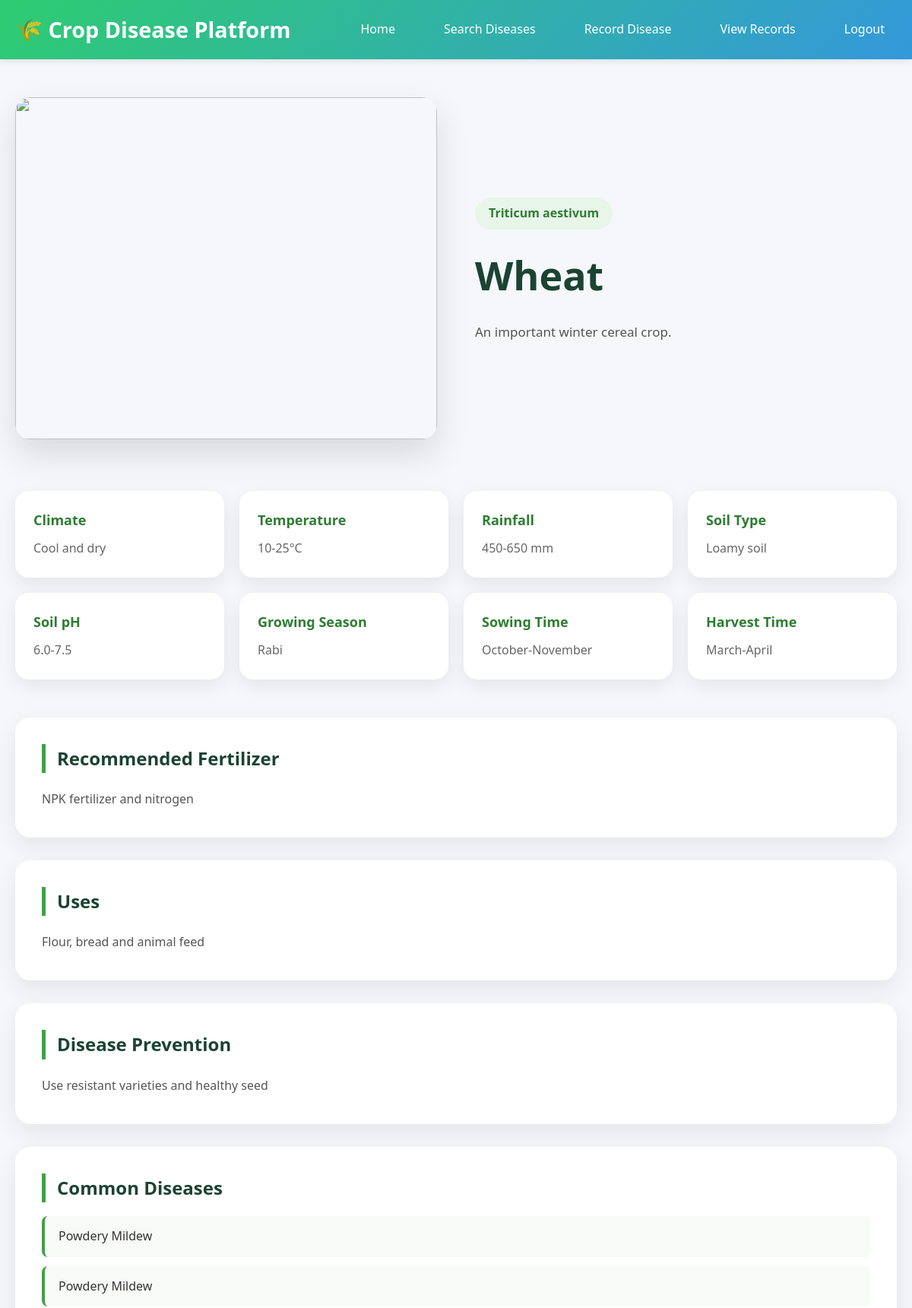
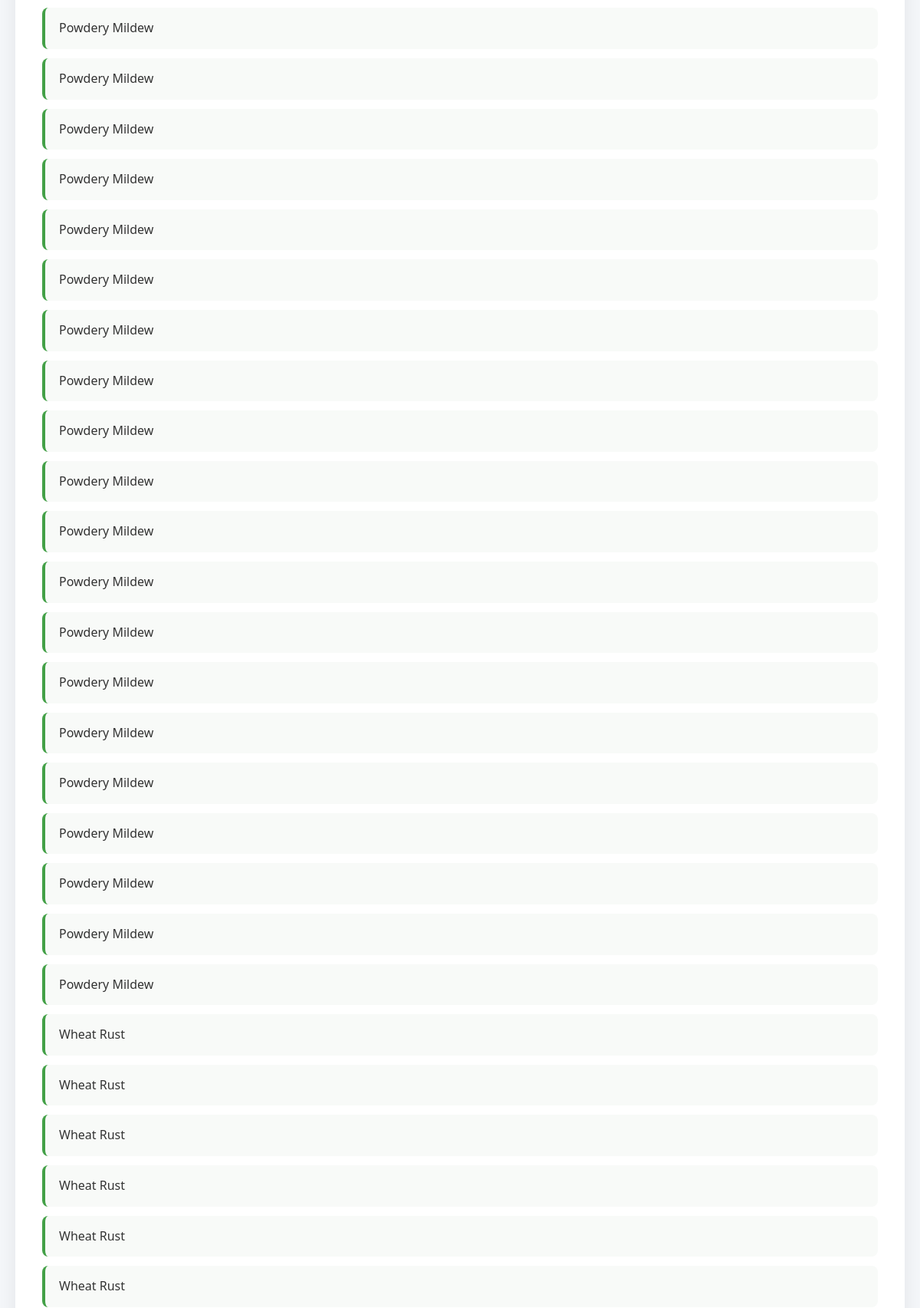
/crop/2 (signed in, upper part), run on the app's committed database (2 pictures, top to bottom).
### tables this page shows
CREATE TABLE crops (
        id INTEGER PRIMARY KEY AUTOINCREMENT,
        name TEXT UNIQUE NOT NULL,
        description TEXT,
        scientific_name TEXT,
        climate TEXT,
        temperature TEXT,
        rainfall TEXT,
        soil TEXT,
        soil_ph TEXT,
        season TEXT,
        sowing_time TEXT,
        harvesting_time TEXT,
        fertilizer TEXT,
        uses TEXT,
        prevention TEXT
    );

CREATE TABLE diseases (
        id INTEGER PRIMARY KEY AUTOINCREMENT,
        crop_id INTEGER,
        name TEXT,
        symptoms TEXT,
        cause TEXT,
        treatment TEXT,
        prevention TEXT,
        severity TEXT
    );

### app.py (the view)
@app.route("/crop/<int:crop_id>")
def crop_details(crop_id):
    conn = get_db()
    crop = conn.execute("""
        SELECT
            name,
            description,
            scientific_name,
            climate,
            temperature,
            rainfall,
            soil,
            soil_ph,
            season,
            sowing_time,
            harvesting_time,
            fertilizer,
            uses,
            prevention
        FROM crops
        WHERE id = ?
    """, (crop_id,)).fetchone()
    diseases = conn.execute("""
        SELECT name
        FROM diseases
        WHERE crop_id = ?
        ORDER BY name
    """, (crop_id,)).fetchall()
    conn.close()
    if not crop:
        return "Crop not found", 404
    return render_template(
        "crop_details.html",
        crop=crop,
        diseases=diseases
    )

### app.py (called while the page is built)
def get_db():
    conn = sqlite3.connect(app.config["DATABASE"])
    conn.row_factory = sqlite3.Row
    return conn

@app.before_request
def auth():
    if request.endpoint not in ["login", "register", "static"] and "user_id" not in session:
        return redirect(url_for("login"))

### templates/crop_details.html (shortened to what this page needs)
{% extends "base.html" %}
{% block content %}
<section class="crop-page">
    <div class="crop-hero">
        <div class="crop-detail-image">
            {% if crop[0] == "Rice" %}
                <img src="{{ url_for('static', filename='images/Crops/rice.jpg') }}">
            {% elif crop[0] == "Wheat" %}
                <img src="{{ url_for('static', filename='images/Crops/wheat.jpg') }}">
            {% elif crop[0] == "Tomato" %}
                <img src="{{ url_for('static', filename='images/Crops/tomato.jpg') }}">
            {% elif crop[0] == "Potato" %}
                <img src="{{ url_for('static', filename='images/Crops/potato.jpg') }}">
            {% elif crop[0] == "Maize" %}
                <img src="{{ url_for('static', filename='images/Crops/maize.jpg') }}">
            {% endif %}
        </div>
        <div class="crop-content">
            <span class="crop-tag">
                {{ crop[2] }}
            </span>
            <h1>{{ crop[0] }}</h1>
            <p>
                {{ crop[1] }}
            </p>
        </div>
    </div>
    <div class="info-grid">
        <div class="info-box">
            <h3>Climate</h3>
            <p>{{ crop[3] }}</p>
        </div>
        <div class="info-box">
            <h3>Temperature</h3>
            <p>{{ crop[4] }}</p>
        </div>
        <div class="info-box">
            <h3>Rainfall</h3>
            <p>{{ crop[5] }}</p>
        </div>
        <div class="info-box">
            <h3>Soil Type</h3>
            <p>{{ crop[6] }}</p>
        </div>
        <div class="info-box">
            <h3>Soil pH</h3>
            <p>{{ crop[7] }}</p>
        </div>
        <div class="info-box">
            <h3>Growing Season</h3>
            <p>{{ crop[8] }}</p>
        </div>
        <div class="info-box">
            <h3>Sowing Time</h3>
            <p>{{ crop[9] }}</p>
        </div>
        <div class="info-box">
            <h3>Harvest Time</h3>
            <p>{{ crop[10] }}</p>
        </div>
    </div>
    <div class="content-card">
        <h2>Recommended Fertilizer</h2>
        <p>{{ crop[11] }}</p>
    </div>
    <div class="content-card">
        <h2>Uses</h2>
        <p>{{ crop[12] }}</p>
    </div>
    <div class="content-card">
        <h2>Disease Prevention</h2>
        <p>{{ crop[13] }}</p>
    </div>
    <div class="content-card">
        <h2>Common Diseases</h2>
        {% if diseases %}
        <ul class="disease-list">
            {% for disease in diseases %}
            <li>{{ disease[0] }}</li>
            {% endfor %}
        </ul>
        {% else %}
        <p>No diseases available.</p>
        {% endif %}
    </div>
</section>
{% endblock %}

### static/css/style.css (style rules this page uses)
* { margin: 0; padding: 0; box-sizing: border-box; }
:root { --primary-color: #2ecc71; --secondary-color: #3498db; --danger-color: #e74c3c; --warning-color: #f39c12; --dark-color: #2c3e50; --light-color: #ecf0f1; --border-radius: 8px; --transition: all 0.3s ease; }
body { font-family: 'Segoe UI', Tahoma, Geneva, Verdana, sans-serif; line-height: 1.6; color: #333; background-color: #f5f7fa; }
.crop-page { max-width:1200px; margin:50px auto; }
.crop-hero { display:grid; grid-template-columns:1fr 1fr; gap:50px; align-items:center; margin-bottom:60px; }
.crop-detail-image img { width:100%; height:450px; object-fit:cover; border-radius:20px; box-shadow:0 20px 45px rgba(0,0,0,.12); }
.crop-tag { display:inline-block; padding:8px 18px; background:#E8F5E9; color:#2E7D32; border-radius:50px; font-weight:600; margin-bottom:18px; }
.crop-content h1 { font-size:52px; color:#1b4332; margin-bottom:18px; }
.crop-content p { color:#555; line-height:1.9; font-size:17px; }
.info-grid { display:grid; grid-template-columns:repeat(4,1fr); gap:20px; margin-bottom:50px; }
.info-box { background:white; border-radius:18px; padding:24px; box-shadow:0 8px 25px rgba(0,0,0,.08); transition:.3s; }
.info-box h3 { color:#2E7D32; margin-bottom:10px; font-size:18px; }
.info-box p { color:#666; line-height:1.7; }
.content-card { background:white; border-radius:20px; padding:35px; margin-bottom:30px; box-shadow:0 10px 30px rgba(0,0,0,.08); }
.content-card h2 { color:#1b4332; margin-bottom:18px; border-left:5px solid #43A047; padding-left:15px; }
.content-card p { color:#555; line-height:2; text-align:justify; }
.disease-list { list-style:none; padding:0; }
.disease-list li { padding:14px 18px; margin-bottom:12px; background:#f8faf8; border-left:4px solid #43A047; border-radius:8px; font-size:16px; }

### data on the page
crops: scientific_name "Triticum aestivum", name "Wheat", description "An important winter cereal crop.", climate "Cool and dry", temperature "10-25°C", rainfall "450-650 mm", soil "Loamy soil", soil_ph "6.0-7.5", season "Rabi", sowing_time "October-November", harvesting_time "March-April", fertilizer "NPK fertilizer and nitrogen", uses "Flour, bread and animal feed", prevention "Use resistant varieties and healthy seed"
diseases: name "Powdery Mildew"
diseases: name "Powdery Mildew"
diseases: name "Powdery Mildew"
diseases: name "Powdery Mildew"
diseases: name "Powdery Mildew"
diseases: name "Powdery Mildew"
diseases: name "Powdery Mildew"
diseases: name "Powdery Mildew"
diseases: name "Powdery Mildew"
diseases: name "Powdery Mildew"
diseases: name "Powdery Mildew"
diseases: name "Powdery Mildew"
diseases: name "Powdery Mildew"
diseases: name "Powdery Mildew"
diseases: name "Powdery Mildew"
diseases: name "Powdery Mildew"
diseases: name "Powdery Mildew"
diseases: name "Powdery Mildew"
diseases: name "Powdery Mildew"
diseases: name "Powdery Mildew"
diseases: name "Powdery Mildew"
diseases: name "Powdery Mildew"
diseases: name "Wheat Rust"
diseases: name "Wheat Rust"
diseases: name "Wheat Rust"
diseases: name "Wheat Rust"
diseases: name "Wheat Rust"
diseases: name "Wheat Rust"
